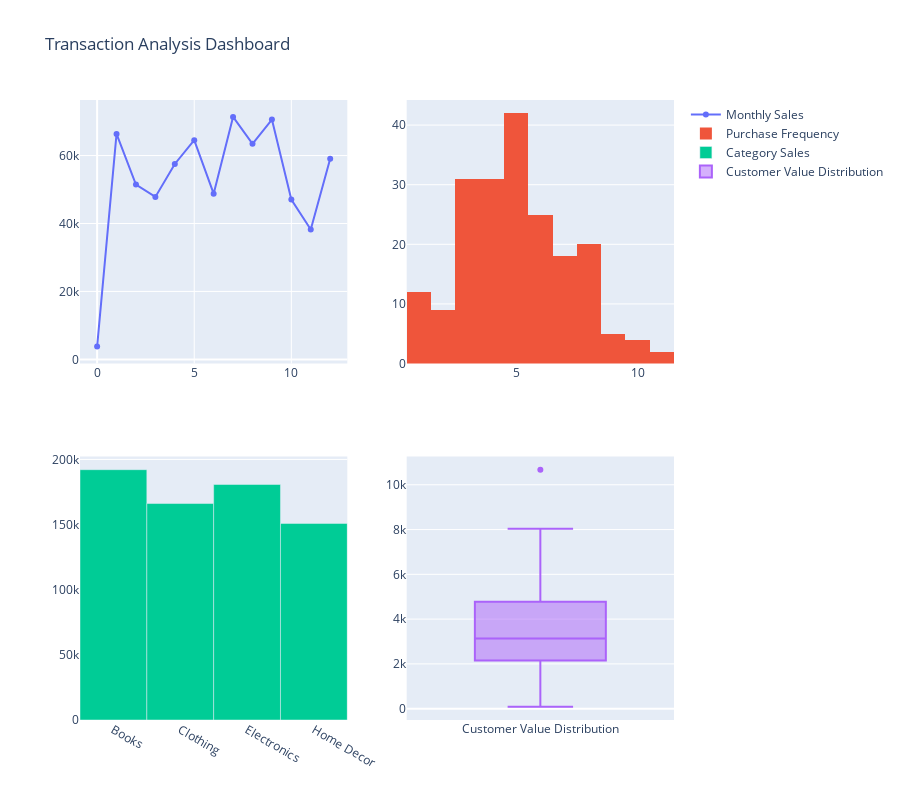

The notebook cell saved with this chart:
### Code cell
# Part 3: Advanced Exploratory Data Analysis
def perform_eda():
    """
    Comprehensive EDA with advanced visualizations
    """
    # 1. Customer Analysis
    plt.figure(figsize=(15, 10))
    
    # Customer distribution by region
    plt.subplot(2, 2, 1)
    sns.countplot(data=customers_df, x='Region')
    plt.title('Customer Distribution by Region')
    plt.xticks(rotation=45)
    
    # Customer signup trends
    plt.subplot(2, 2, 2)
    customers_df['SignupDate'].dt.year.value_counts().sort_index().plot(kind='line')
    plt.title('Customer Signup Trends by Year')
    
    # 2. Product Analysis
    plt.subplot(2, 2, 3)
    products_df['Category'].value_counts().plot(kind='pie', autopct='%1.1f%%')
    plt.title('Product Category Distribution')
    
    # Price distribution
    plt.subplot(2, 2, 4)
    sns.histplot(data=products_df, x='Price', bins=30)
    plt.title('Product Price Distribution')
    
    plt.tight_layout()
    plt.show()
    
    # 3. Transaction Analysis
    fig = make_subplots(rows=2, cols=2)
    
    # Transaction value trends
    monthly_sales = transactions_df.groupby(['Year', 'Month'])['TotalValue'].sum().reset_index()
    fig.add_trace(
        go.Scatter(x=monthly_sales.index, y=monthly_sales['TotalValue'], name='Monthly Sales'),
        row=1, col=1
    )
    
    # Customer purchase frequency
    purchase_freq = transactions_df['CustomerID'].value_counts()
    fig.add_trace(
        go.Histogram(x=purchase_freq, name='Purchase Frequency'),
        row=1, col=2
    )
    
    # Category performance
    category_sales = transactions_df.merge(products_df, on='ProductID')\
        .groupby('Category')['TotalValue'].sum()
    fig.add_trace(
        go.Bar(x=category_sales.index, y=category_sales.values, name='Category Sales'),
        row=2, col=1
    )
    
    # Customer value distribution
    customer_value = transactions_df.groupby('CustomerID')['TotalValue'].sum()
    fig.add_trace(
        go.Box(y=customer_value, name='Customer Value Distribution'),
        row=2, col=2
    )
    
    fig.update_layout(height=800, title_text="Transaction Analysis Dashboard")
    fig.show()

# Perform EDA
perform_eda()

# Generate key insights
def generate_insights():
    """
    Generate key business insights from the data
    """
    insights = []
    
    # Customer insights
    total_customers = len(customers_df)
    avg_customer_age = customers_df['CustomerAge'].mean()
    top_region = customers_df['Region'].mode()[0]
    
    # Product insights
    avg_price = products_df['Price'].mean()
    top_category = products_df['Category'].mode()[0]
    
    # Transaction insights
    total_revenue = transactions_df['TotalValue'].sum()
    avg_transaction_value = transactions_df['TotalValue'].mean()
    
    insights.append(f"1. Customer Base: Total {total_customers} customers, primarily from {top_region}")
    insights.append(f"2. Average customer age on platform: {avg_customer_age:.0f} days")
    insights.append(f"3. Most popular product category: {top_category}")
    insights.append(f"4. Average transaction value: ${avg_transaction_value:.2f}")
    insights.append(f"5. Total revenue generated: ${total_revenue:.2f}")
    
    return insights

insights = generate_insights()
print("\nKey Business Insights:")
for insight in insights:
    print(insight)

### Figure 1 — Plotly figure (JSON) as saved in the notebook; plotly's stock layout.template omitted (floating-point values rounded to 4 significant figures; data arrays with more than 128 entries replaced by an {"elided": "..."} marker saying what was removed)
{"data": [{"name": "Monthly Sales", "type": "scatter", "x": [0, 1, 2, 3, 4, 5, 6, 7, 8, 9, 10, 11, 12], "xaxis": "x", "y": [3770.0, 66380.0, 51460.0, 47830.0, 57520.0, 64530.0, 48770.0, 71370.0, 63440.0, 70600.0, 47060.0, 38220.0, 59050.0], "yaxis": "y"}, {"name": "Purchase Frequency", "type": "histogram", "x": {"elided": "199 int values"}, "xaxis": "x2", "yaxis": "y2"}, {"name": "Category Sales", "type": "bar", "x": ["Books", "Clothing", "Electronics", "Home Decor"], "xaxis": "x3", "y": [192100.0, 166200.0, 180800.0, 150900.0], "yaxis": "y3"}, {"name": "Customer Value Distribution", "type": "box", "xaxis": "x4", "y": {"elided": "199 float values"}, "yaxis": "y4"}], "layout": {"height": 800, "title": {"text": "Transaction Analysis Dashboard"}, "xaxis": {"anchor": "y", "domain": [0, 0.45]}, "xaxis2": {"anchor": "y2", "domain": [0.55, 1]}, "xaxis3": {"anchor": "y3", "domain": [0, 0.45]}, "xaxis4": {"anchor": "y4", "domain": [0.55, 1]}, "yaxis": {"anchor": "x", "domain": [0.575, 1]}, "yaxis2": {"anchor": "x2", "domain": [0.575, 1]}, "yaxis3": {"anchor": "x3", "domain": [0, 0.425]}, "yaxis4": {"anchor": "x4", "domain": [0, 0.425]}}}
